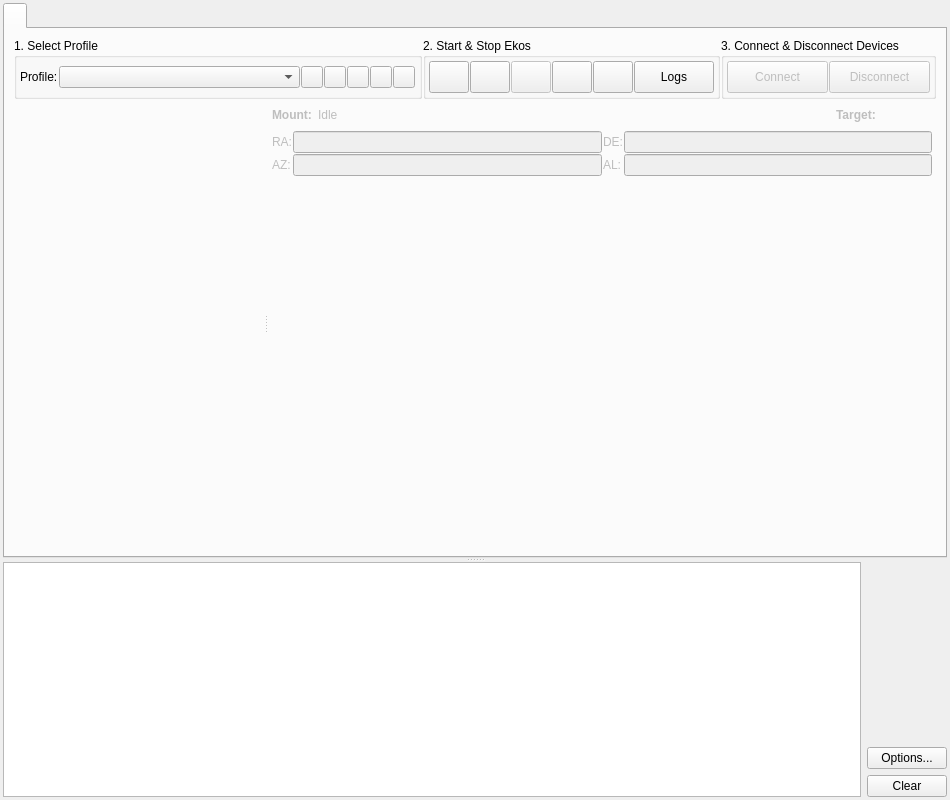
<?xml version="1.0" encoding="UTF-8"?>
<ui version="4.0">
 <class>Manager</class>
 <widget class="QWidget" name="Manager">
  <property name="geometry">
   <rect>
    <x>0</x>
    <y>0</y>
    <width>950</width>
    <height>800</height>
   </rect>
  </property>
  <property name="sizePolicy">
   <sizepolicy hsizetype="MinimumExpanding" vsizetype="MinimumExpanding">
    <horstretch>0</horstretch>
    <verstretch>0</verstretch>
   </sizepolicy>
  </property>
  <property name="minimumSize">
   <size>
    <width>800</width>
    <height>700</height>
   </size>
  </property>
  <property name="maximumSize">
   <size>
    <width>16777215</width>
    <height>16777215</height>
   </size>
  </property>
  <property name="baseSize">
   <size>
    <width>0</width>
    <height>0</height>
   </size>
  </property>
  <property name="windowTitle">
   <string>Ekos</string>
  </property>
  <layout class="QVBoxLayout" name="verticalLayout_3">
   <property name="spacing">
    <number>1</number>
   </property>
   <property name="leftMargin">
    <number>3</number>
   </property>
   <property name="topMargin">
    <number>3</number>
   </property>
   <property name="rightMargin">
    <number>3</number>
   </property>
   <property name="bottomMargin">
    <number>3</number>
   </property>
   <item>
    <widget class="QSplitter" name="splitter">
     <property name="sizePolicy">
      <sizepolicy hsizetype="MinimumExpanding" vsizetype="MinimumExpanding">
       <horstretch>0</horstretch>
       <verstretch>0</verstretch>
      </sizepolicy>
     </property>
     <property name="minimumSize">
      <size>
       <width>0</width>
       <height>0</height>
      </size>
     </property>
     <property name="orientation">
      <enum>Qt::Vertical</enum>
     </property>
     <property name="childrenCollapsible">
       <bool>false</bool>
     </property>
     <widget class="QTabWidget" name="toolsWidget">
      <property name="sizePolicy">
       <sizepolicy hsizetype="MinimumExpanding" vsizetype="MinimumExpanding">
        <horstretch>0</horstretch>
        <verstretch>0</verstretch>
       </sizepolicy>
      </property>
      <property name="minimumSize">
       <size>
        <width>0</width>
        <height>0</height>
       </size>
      </property>
      <property name="currentIndex">
       <number>0</number>
      </property>
      <widget class="QWidget" name="setupTab">
       <attribute name="title">
        <string/>
       </attribute>
       <layout class="QVBoxLayout" name="verticalLayout" stretch="0,1">
        <property name="spacing">
         <number>0</number>
        </property>
        <item>
         <layout class="QHBoxLayout" name="ekosGroup">
          <property name="spacing">
           <number>1</number>
          </property>
          <item>
           <widget class="QGroupBox" name="profileGroup">
            <property name="title">
             <string>1. Select Profile</string>
            </property>
            <layout class="QHBoxLayout" name="horizontalLayout_6">
             <property name="spacing">
              <number>1</number>
             </property>
             <property name="leftMargin">
              <number>3</number>
             </property>
             <property name="topMargin">
              <number>3</number>
             </property>
             <property name="rightMargin">
              <number>3</number>
             </property>
             <property name="bottomMargin">
              <number>3</number>
             </property>
             <item>
              <widget class="QLabel" name="label">
               <property name="text">
                <string>Profile:</string>
               </property>
              </widget>
             </item>
             <item>
              <widget class="QComboBox" name="profileCombo">
               <property name="sizePolicy">
                <sizepolicy hsizetype="MinimumExpanding" vsizetype="Fixed">
                 <horstretch>0</horstretch>
                 <verstretch>0</verstretch>
                </sizepolicy>
               </property>
               <property name="sizeAdjustPolicy">
                <enum>QComboBox::AdjustToContents</enum>
               </property>
              </widget>
             </item>
             <item>
              <widget class="QPushButton" name="addProfileB">
               <property name="sizePolicy">
                <sizepolicy hsizetype="Fixed" vsizetype="Fixed">
                 <horstretch>0</horstretch>
                 <verstretch>0</verstretch>
                </sizepolicy>
               </property>
               <property name="minimumSize">
                <size>
                 <width>22</width>
                 <height>22</height>
                </size>
               </property>
               <property name="maximumSize">
                <size>
                 <width>22</width>
                 <height>22</height>
                </size>
               </property>
               <property name="toolTip">
                <string>Add profile</string>
               </property>
               <property name="statusTip">
                <string/>
               </property>
               <property name="text">
                <string/>
               </property>
               <property name="iconSize">
                <size>
                 <width>22</width>
                 <height>22</height>
                </size>
               </property>
              </widget>
             </item>
             <item>
              <widget class="QPushButton" name="editProfileB">
               <property name="sizePolicy">
                <sizepolicy hsizetype="Fixed" vsizetype="Fixed">
                 <horstretch>0</horstretch>
                 <verstretch>0</verstretch>
                </sizepolicy>
               </property>
               <property name="minimumSize">
                <size>
                 <width>22</width>
                 <height>22</height>
                </size>
               </property>
               <property name="maximumSize">
                <size>
                 <width>22</width>
                 <height>22</height>
                </size>
               </property>
               <property name="toolTip">
                <string>Edit profile</string>
               </property>
               <property name="statusTip">
                <string/>
               </property>
               <property name="text">
                <string/>
               </property>
               <property name="iconSize">
                <size>
                 <width>22</width>
                 <height>22</height>
                </size>
               </property>
              </widget>
             </item>
             <item>
              <widget class="QPushButton" name="deleteProfileB">
               <property name="sizePolicy">
                <sizepolicy hsizetype="Fixed" vsizetype="Fixed">
                 <horstretch>0</horstretch>
                 <verstretch>0</verstretch>
                </sizepolicy>
               </property>
               <property name="minimumSize">
                <size>
                 <width>22</width>
                 <height>22</height>
                </size>
               </property>
               <property name="maximumSize">
                <size>
                 <width>22</width>
                 <height>22</height>
                </size>
               </property>
               <property name="toolTip">
                <string>Remove profile</string>
               </property>
               <property name="statusTip">
                <string/>
               </property>
               <property name="text">
                <string/>
               </property>
               <property name="iconSize">
                <size>
                 <width>22</width>
                 <height>22</height>
                </size>
               </property>
              </widget>
             </item>
             <item>
              <widget class="QPushButton" name="customDriversB">
               <property name="minimumSize">
                <size>
                 <width>22</width>
                 <height>22</height>
                </size>
               </property>
               <property name="maximumSize">
                <size>
                 <width>22</width>
                 <height>22</height>
                </size>
               </property>
               <property name="toolTip">
                <string>Custom Drivers</string>
               </property>
               <property name="text">
                <string/>
               </property>
               <property name="iconSize">
                <size>
                 <width>22</width>
                 <height>22</height>
                </size>
               </property>
              </widget>
             </item>
             <item>
              <widget class="QPushButton" name="wizardProfileB">
               <property name="minimumSize">
                <size>
                 <width>22</width>
                 <height>22</height>
                </size>
               </property>
               <property name="maximumSize">
                <size>
                 <width>22</width>
                 <height>22</height>
                </size>
               </property>
               <property name="toolTip">
                <string>Launch Ekos Profile Wizard</string>
               </property>
               <property name="text">
                <string/>
               </property>
               <property name="iconSize">
                <size>
                 <width>22</width>
                 <height>22</height>
                </size>
               </property>
              </widget>
             </item>
             <item>
              <spacer name="horizontalSpacer_2">
               <property name="orientation">
                <enum>Qt::Horizontal</enum>
               </property>
               <property name="sizeType">
                <enum>QSizePolicy::Minimum</enum>
               </property>
               <property name="sizeHint" stdset="0">
                <size>
                 <width>1</width>
                 <height>20</height>
                </size>
               </property>
              </spacer>
             </item>
            </layout>
           </widget>
          </item>
          <item>
           <widget class="QGroupBox" name="groupBox_2">
            <property name="title">
             <string>2. Start &amp;&amp; Stop Ekos</string>
            </property>
            <layout class="QHBoxLayout" name="horizontalLayout_5">
             <property name="spacing">
              <number>1</number>
             </property>
             <property name="leftMargin">
              <number>3</number>
             </property>
             <property name="topMargin">
              <number>3</number>
             </property>
             <property name="rightMargin">
              <number>3</number>
             </property>
             <property name="bottomMargin">
              <number>3</number>
             </property>
             <item>
              <layout class="QHBoxLayout" name="horizontalLayout_3">
               <property name="spacing">
                <number>1</number>
               </property>
               <item>
                <widget class="QPushButton" name="processINDIB">
                 <property name="enabled">
                  <bool>true</bool>
                 </property>
                 <property name="minimumSize">
                  <size>
                   <width>32</width>
                   <height>32</height>
                  </size>
                 </property>
                 <property name="text">
                  <string/>
                 </property>
                 <property name="iconSize">
                  <size>
                   <width>22</width>
                   <height>22</height>
                  </size>
                 </property>
                </widget>
               </item>
               <item>
                <widget class="QPushButton" name="ekosLiveB">
                 <property name="enabled">
                  <bool>true</bool>
                 </property>
                 <property name="minimumSize">
                  <size>
                   <width>32</width>
                   <height>32</height>
                  </size>
                 </property>
                 <property name="toolTip">
                  <string>Ekos Live</string>
                 </property>
                 <property name="text">
                  <string/>
                 </property>
                 <property name="icon">
                  <iconset theme="folder-cloud">
                   <normaloff>.</normaloff>.</iconset>
                 </property>
                 <property name="iconSize">
                  <size>
                   <width>22</width>
                   <height>22</height>
                  </size>
                 </property>
                </widget>
               </item>
               <item>
                <widget class="QPushButton" name="indiControlPanelB">
                 <property name="enabled">
                  <bool>false</bool>
                 </property>
                 <property name="minimumSize">
                  <size>
                   <width>32</width>
                   <height>32</height>
                  </size>
                 </property>
                 <property name="toolTip">
                  <string>INDI Control Panel</string>
                 </property>
                 <property name="text">
                  <string/>
                 </property>
                 <property name="icon">
                  <iconset theme="kstars_indi">
                   <normaloff>.</normaloff>.</iconset>
                 </property>
                 <property name="iconSize">
                  <size>
                   <width>22</width>
                   <height>22</height>
                  </size>
                 </property>
                </widget>
               </item>
               <item>
                <widget class="QPushButton" name="portSelectorB">
                 <property name="enabled">
                  <bool>true</bool>
                 </property>
                 <property name="minimumSize">
                  <size>
                   <width>32</width>
                   <height>32</height>
                  </size>
                 </property>
                 <property name="toolTip">
                  <string>&lt;html&gt;&lt;head/&gt;&lt;body&gt;&lt;p&gt;Devices Port Selector&lt;/p&gt;&lt;/body&gt;&lt;/html&gt;</string>
                 </property>
                 <property name="text">
                  <string/>
                 </property>
                 <property name="icon">
                  <iconset theme="drive-removable-media">
                   <normaloff>.</normaloff>.</iconset>
                 </property>
                 <property name="iconSize">
                  <size>
                   <width>22</width>
                   <height>22</height>
                  </size>
                 </property>
                </widget>
               </item>
               <item>
                <widget class="QPushButton" name="optionsB">
                 <property name="enabled">
                  <bool>true</bool>
                 </property>
                 <property name="minimumSize">
                  <size>
                   <width>32</width>
                   <height>32</height>
                  </size>
                 </property>
                 <property name="toolTip">
                  <string>Ekos Options</string>
                 </property>
                 <property name="text">
                  <string/>
                 </property>
                 <property name="icon">
                  <iconset theme="configure">
                   <normaloff>.</normaloff>.</iconset>
                 </property>
                 <property name="iconSize">
                  <size>
                   <width>22</width>
                   <height>22</height>
                  </size>
                 </property>
                </widget>
               </item>
               <item>
                <widget class="QPushButton" name="logsB">
                 <property name="minimumSize">
                  <size>
                   <width>32</width>
                   <height>32</height>
                  </size>
                 </property>
                 <property name="toolTip">
                  <string>Logs</string>
                 </property>
                 <property name="text">
                  <string>Logs</string>
                 </property>
                 <property name="iconSize">
                  <size>
                   <width>22</width>
                   <height>22</height>
                  </size>
                 </property>
                </widget>
               </item>
              </layout>
             </item>
            </layout>
           </widget>
          </item>
          <item>
           <widget class="QGroupBox" name="groupBox_3">
            <property name="sizePolicy">
             <sizepolicy hsizetype="Preferred" vsizetype="Preferred">
              <horstretch>0</horstretch>
              <verstretch>1</verstretch>
             </sizepolicy>
            </property>
            <property name="title">
             <string>3. Connect &amp;&amp; Disconnect Devices</string>
            </property>
            <layout class="QVBoxLayout" name="verticalLayout_8">
             <property name="spacing">
              <number>1</number>
             </property>
             <property name="leftMargin">
              <number>3</number>
             </property>
             <property name="topMargin">
              <number>3</number>
             </property>
             <property name="rightMargin">
              <number>3</number>
             </property>
             <property name="bottomMargin">
              <number>3</number>
             </property>
             <item>
              <layout class="QHBoxLayout" name="horizontalLayout_4">
               <property name="spacing">
                <number>1</number>
               </property>
               <item>
                <widget class="QPushButton" name="connectB">
                 <property name="enabled">
                  <bool>false</bool>
                 </property>
                 <property name="minimumSize">
                  <size>
                   <width>32</width>
                   <height>32</height>
                  </size>
                 </property>
                 <property name="text">
                  <string>Connect</string>
                 </property>
                </widget>
               </item>
               <item>
                <widget class="QPushButton" name="disconnectB">
                 <property name="enabled">
                  <bool>false</bool>
                 </property>
                 <property name="minimumSize">
                  <size>
                   <width>32</width>
                   <height>32</height>
                  </size>
                 </property>
                 <property name="text">
                  <string>Disconnect</string>
                 </property>
                </widget>
               </item>
              </layout>
             </item>
            </layout>
           </widget>
          </item>
         </layout>
        </item>
        <item>
         <widget class="QSplitter" name="deviceSplitter">
          <property name="orientation">
           <enum>Qt::Horizontal</enum>
          </property>
          <widget class="CapturePreviewWidget" name="capturePreview" native="true">
           <property name="enabled">
            <bool>false</bool>
           </property>
          </widget>
          <widget class="QWidget" name="rightLayoutWidget">
           <layout class="QVBoxLayout" name="rightLayout" stretch="0,1,1">
            <property name="spacing">
             <number>6</number>
            </property>
            <property name="leftMargin">
             <number>4</number>
            </property>
            <property name="topMargin">
             <number>4</number>
            </property>
            <property name="rightMargin">
             <number>4</number>
            </property>
            <property name="bottomMargin">
             <number>4</number>
            </property>
            <item>
             <widget class="QWidget" name="mountGroup" native="true">
              <property name="enabled">
               <bool>false</bool>
              </property>
              <layout class="QVBoxLayout" name="mountGroupLayout" stretch="0,0,0">
               <property name="spacing">
                <number>4</number>
               </property>
               <property name="leftMargin">
                <number>0</number>
               </property>
               <property name="topMargin">
                <number>0</number>
               </property>
               <property name="rightMargin">
                <number>0</number>
               </property>
               <property name="bottomMargin">
                <number>0</number>
               </property>
               <item>
                <layout class="QHBoxLayout" name="mountStatusLayout">
                 <property name="spacing">
                  <number>2</number>
                 </property>
                 <item>
                  <widget class="QLabel" name="label_2">
                   <property name="minimumSize">
                    <size>
                     <width>0</width>
                     <height>24</height>
                    </size>
                   </property>
                   <property name="styleSheet">
                    <string notr="true">font-weight:bold;</string>
                   </property>
                   <property name="text">
                    <string>Mount: </string>
                   </property>
                   <property name="textFormat">
                    <enum>Qt::AutoText</enum>
                   </property>
                   <property name="margin">
                    <number>2</number>
                   </property>
                  </widget>
                 </item>
                 <item>
                  <widget class="QLabel" name="mountStatus">
                   <property name="minimumSize">
                    <size>
                     <width>0</width>
                     <height>24</height>
                    </size>
                   </property>
                   <property name="styleSheet">
                    <string notr="true"/>
                   </property>
                   <property name="text">
                    <string>Idle</string>
                   </property>
                   <property name="textFormat">
                    <enum>Qt::AutoText</enum>
                   </property>
                  </widget>
                 </item>
                 <item>
                  <widget class="QProgressIndicator" name="mountPI" native="true">
                   <property name="minimumSize">
                    <size>
                     <width>24</width>
                     <height>24</height>
                    </size>
                   </property>
                   <property name="maximumSize">
                    <size>
                     <width>24</width>
                     <height>24</height>
                    </size>
                   </property>
                  </widget>
                 </item>
                 <item>
                  <spacer name="horizontalSpacer_3">
                   <property name="orientation">
                    <enum>Qt::Horizontal</enum>
                   </property>
                   <property name="sizeHint" stdset="0">
                    <size>
                     <width>40</width>
                     <height>20</height>
                    </size>
                   </property>
                  </spacer>
                 </item>
                 <item>
                  <widget class="QLabel" name="label_3">
                   <property name="minimumSize">
                    <size>
                     <width>0</width>
                     <height>24</height>
                    </size>
                   </property>
                   <property name="styleSheet">
                    <string notr="true">font-weight:bold;</string>
                   </property>
                   <property name="text">
                    <string>Target: </string>
                   </property>
                   <property name="textFormat">
                    <enum>Qt::AutoText</enum>
                   </property>
                  </widget>
                 </item>
                 <item>
                  <widget class="QLabel" name="mountTarget">
                   <property name="minimumSize">
                    <size>
                     <width>50</width>
                     <height>20</height>
                    </size>
                   </property>
                   <property name="text">
                    <string/>
                   </property>
                  </widget>
                 </item>
                </layout>
               </item>
               <item>
                <layout class="QGridLayout" name="gridLayout_2">
                 <property name="spacing">
                  <number>1</number>
                 </property>
                 <item row="0" column="0">
                  <widget class="QLabel" name="label_5">
                   <property name="toolTip">
                    <string>Right Ascension</string>
                   </property>
                   <property name="text">
                    <string>RA:</string>
                   </property>
                  </widget>
                 </item>
                 <item row="0" column="1">
                  <widget class="QLineEdit" name="raOUT">
                   <property name="readOnly">
                    <bool>true</bool>
                   </property>
                  </widget>
                 </item>
                 <item row="0" column="2">
                  <widget class="QLabel" name="label_7">
                   <property name="toolTip">
                    <string>Declination</string>
                   </property>
                   <property name="text">
                    <string>DE:</string>
                   </property>
                  </widget>
                 </item>
                 <item row="0" column="3">
                  <widget class="QLineEdit" name="decOUT">
                   <property name="text">
                    <string/>
                   </property>
                   <property name="readOnly">
                    <bool>true</bool>
                   </property>
                  </widget>
                 </item>
                 <item row="1" column="0">
                  <widget class="QLabel" name="label_6">
                   <property name="toolTip">
                    <string>Azimuth</string>
                   </property>
                   <property name="text">
                    <string>AZ:</string>
                   </property>
                  </widget>
                 </item>
                 <item row="1" column="1">
                  <widget class="QLineEdit" name="azOUT">
                   <property name="readOnly">
                    <bool>true</bool>
                   </property>
                  </widget>
                 </item>
                 <item row="1" column="2">
                  <widget class="QLabel" name="label_8">
                   <property name="toolTip">
                    <string>Altitude</string>
                   </property>
                   <property name="text">
                    <string>AL:</string>
                   </property>
                  </widget>
                 </item>
                 <item row="1" column="3">
                  <widget class="QLineEdit" name="altOUT">
                   <property name="readOnly">
                    <bool>true</bool>
                   </property>
                  </widget>
                 </item>
                </layout>
               </item>
               <item>
                <spacer name="verticalSpacer_2">
                 <property name="orientation">
                  <enum>Qt::Vertical</enum>
                 </property>
                 <property name="sizeHint" stdset="0">
                  <size>
                   <width>10</width>
                   <height>10</height>
                  </size>
                 </property>
                </spacer>
               </item>
              </layout>
             </widget>
            </item>
            <item>
             <widget class="Ekos::FocusManager" name="focusManager" native="true"/>
            </item>
            <item>
             <widget class="Ekos::GuideManager" name="guideManager" native="true"/>
            </item>
           </layout>
          </widget>
         </widget>
        </item>
       </layout>
      </widget>
     </widget>
     <widget class="QWidget" name="layoutWidget">
      <layout class="QHBoxLayout" name="bottomLayout">
       <item>
        <widget class="QPlainTextEdit" name="ekosLogOut">
         <property name="sizePolicy">
          <sizepolicy hsizetype="Expanding" vsizetype="MinimumExpanding">
           <horstretch>0</horstretch>
           <verstretch>0</verstretch>
          </sizepolicy>
         </property>
         <property name="minimumSize">
          <size>
           <width>0</width>
           <height>50</height>
          </size>
         </property>
         <property name="maximumSize">
          <size>
           <width>16777215</width>
           <height>16777215</height>
          </size>
         </property>
         <property name="sizeAdjustPolicy">
          <enum>QAbstractScrollArea::AdjustToContents</enum>
         </property>
         <property name="readOnly">
          <bool>true</bool>
         </property>
        </widget>
       </item>
       <item>
        <layout class="QVBoxLayout" name="verticalLayout_4">
         <item>
          <spacer name="verticalSpacer">
           <property name="orientation">
            <enum>Qt::Vertical</enum>
           </property>
           <property name="sizeHint" stdset="0">
            <size>
             <width>20</width>
             <height>40</height>
            </size>
           </property>
          </spacer>
         </item>
         <item>
          <widget class="QPushButton" name="ekosOptionsB">
           <property name="toolTip">
            <string>Advanced Ekos Options</string>
           </property>
           <property name="text">
            <string>Options...</string>
           </property>
          </widget>
         </item>
         <item>
          <widget class="QPushButton" name="clearB">
           <property name="text">
            <string>Clear</string>
           </property>
          </widget>
         </item>
        </layout>
       </item>
      </layout>
     </widget>
    </widget>
   </item>
  </layout>
 </widget>
 <customwidgets>
  <customwidget>
   <class>Ekos::GuideManager</class>
   <extends>QWidget</extends>
   <header>ekos/manager/guidemanager.h</header>
   <container>1</container>
  </customwidget>
  <customwidget>
   <class>Ekos::FocusManager</class>
   <extends>QWidget</extends>
   <header>ekos/manager/focusmanager.h</header>
   <container>1</container>
  </customwidget>
  <customwidget>
   <class>QProgressIndicator</class>
   <extends>QWidget</extends>
   <header>auxiliary/QProgressIndicator.h</header>
   <container>1</container>
  </customwidget>
  <customwidget>
   <class>CapturePreviewWidget</class>
   <extends>QWidget</extends>
   <header>ekos/capture/capturepreviewwidget.h</header>
   <container>1</container>
  </customwidget>
 </customwidgets>
 <tabstops>
  <tabstop>processINDIB</tabstop>
  <tabstop>connectB</tabstop>
  <tabstop>disconnectB</tabstop>
  <tabstop>profileCombo</tabstop>
  <tabstop>addProfileB</tabstop>
  <tabstop>editProfileB</tabstop>
  <tabstop>deleteProfileB</tabstop>
  <tabstop>customDriversB</tabstop>
  <tabstop>wizardProfileB</tabstop>
  <tabstop>ekosLiveB</tabstop>
  <tabstop>optionsB</tabstop>
  <tabstop>ekosOptionsB</tabstop>
  <tabstop>clearB</tabstop>
  <tabstop>ekosLogOut</tabstop>
  <tabstop>raOUT</tabstop>
  <tabstop>decOUT</tabstop>
  <tabstop>azOUT</tabstop>
  <tabstop>altOUT</tabstop>
  <tabstop>toolsWidget</tabstop>
 </tabstops>
 <resources/>
 <connections/>
</ui>
